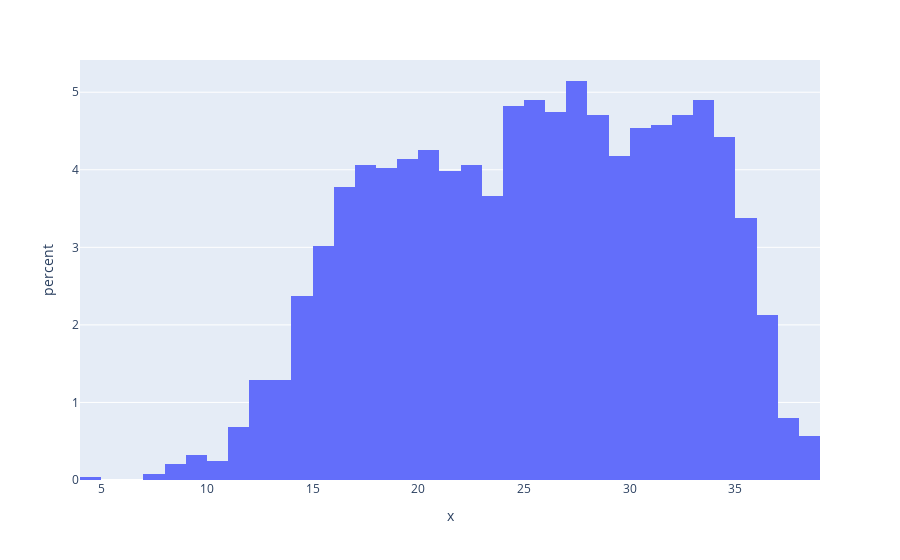

Notebook code cell kept with this figure:
### Markdown cell above
# How are minutes played distributed?

### Code cell
fig = px.histogram(x=rs_df['MIN'],histnorm="percent")
fig.show()

### Figure 1 — Plotly figure (JSON) as saved in the notebook; plotly's stock layout.template omitted (floating-point values rounded to 4 significant figures; data arrays with more than 128 entries replaced by an {"elided": "..."} marker saying what was removed)
{"data": [{"alignmentgroup": "True", "bingroup": "x", "histnorm": "percent", "hovertemplate": "x=%{x}<br>percent=%{y}<extra></extra>", "legendgroup": "", "marker": {"color": "#636efa", "pattern": {"shape": ""}}, "name": "", "offsetgroup": "", "orientation": "v", "showlegend": false, "type": "histogram", "x": {"elided": "2488 float values"}, "xaxis": "x", "yaxis": "y"}], "layout": {"barmode": "relative", "legend": {"tracegroupgap": 0}, "margin": {"t": 60}, "xaxis": {"anchor": "y", "domain": [0, 1], "title": {"text": "x"}}, "yaxis": {"anchor": "x", "domain": [0, 1], "title": {"text": "percent"}}}}
